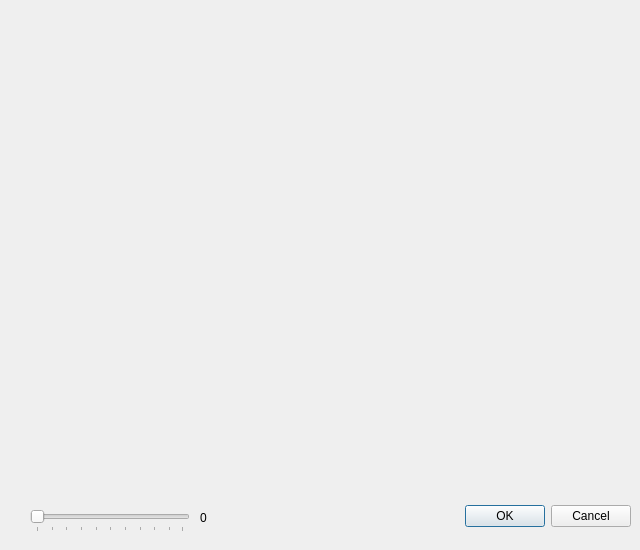
<?xml version="1.0" encoding="UTF-8"?>
<ui version="4.0">
 <class>SquareDialog</class>
 <widget class="QDialog" name="SquareDialog">
  <property name="geometry">
   <rect>
    <x>0</x>
    <y>0</y>
    <width>640</width>
    <height>550</height>
   </rect>
  </property>
  <property name="windowTitle">
   <string>Dialog</string>
  </property>
  <widget class="QDialogButtonBox" name="buttonBox">
   <property name="geometry">
    <rect>
     <x>290</x>
     <y>500</y>
     <width>341</width>
     <height>32</height>
    </rect>
   </property>
   <property name="orientation">
    <enum>Qt::Horizontal</enum>
   </property>
   <property name="standardButtons">
    <set>QDialogButtonBox::Cancel|QDialogButtonBox::Ok</set>
   </property>
  </widget>
  <widget class="QLabel" name="squareLbl">
   <property name="geometry">
    <rect>
     <x>0</x>
     <y>0</y>
     <width>640</width>
     <height>480</height>
    </rect>
   </property>
   <property name="autoFillBackground">
    <bool>true</bool>
   </property>
   <property name="frameShape">
    <enum>QFrame::NoFrame</enum>
   </property>
   <property name="text">
    <string/>
   </property>
  </widget>
  <widget class="QSlider" name="thresholdSlider">
   <property name="geometry">
    <rect>
     <x>30</x>
     <y>510</y>
     <width>160</width>
     <height>22</height>
    </rect>
   </property>
   <property name="minimum">
    <number>1</number>
   </property>
   <property name="maximum">
    <number>100</number>
   </property>
   <property name="orientation">
    <enum>Qt::Horizontal</enum>
   </property>
   <property name="tickPosition">
    <enum>QSlider::TicksBelow</enum>
   </property>
  </widget>
  <widget class="QLabel" name="label">
   <property name="geometry">
    <rect>
     <x>200</x>
     <y>510</y>
     <width>62</width>
     <height>16</height>
    </rect>
   </property>
   <property name="text">
    <string>0</string>
   </property>
  </widget>
 </widget>
 <resources/>
 <connections>
  <connection>
   <sender>buttonBox</sender>
   <signal>accepted()</signal>
   <receiver>SquareDialog</receiver>
   <slot>accept()</slot>
   <hints>
    <hint type="sourcelabel">
     <x>248</x>
     <y>254</y>
    </hint>
    <hint type="destinationlabel">
     <x>157</x>
     <y>274</y>
    </hint>
   </hints>
  </connection>
  <connection>
   <sender>buttonBox</sender>
   <signal>rejected()</signal>
   <receiver>SquareDialog</receiver>
   <slot>reject()</slot>
   <hints>
    <hint type="sourcelabel">
     <x>316</x>
     <y>260</y>
    </hint>
    <hint type="destinationlabel">
     <x>286</x>
     <y>274</y>
    </hint>
   </hints>
  </connection>
 </connections>
</ui>
